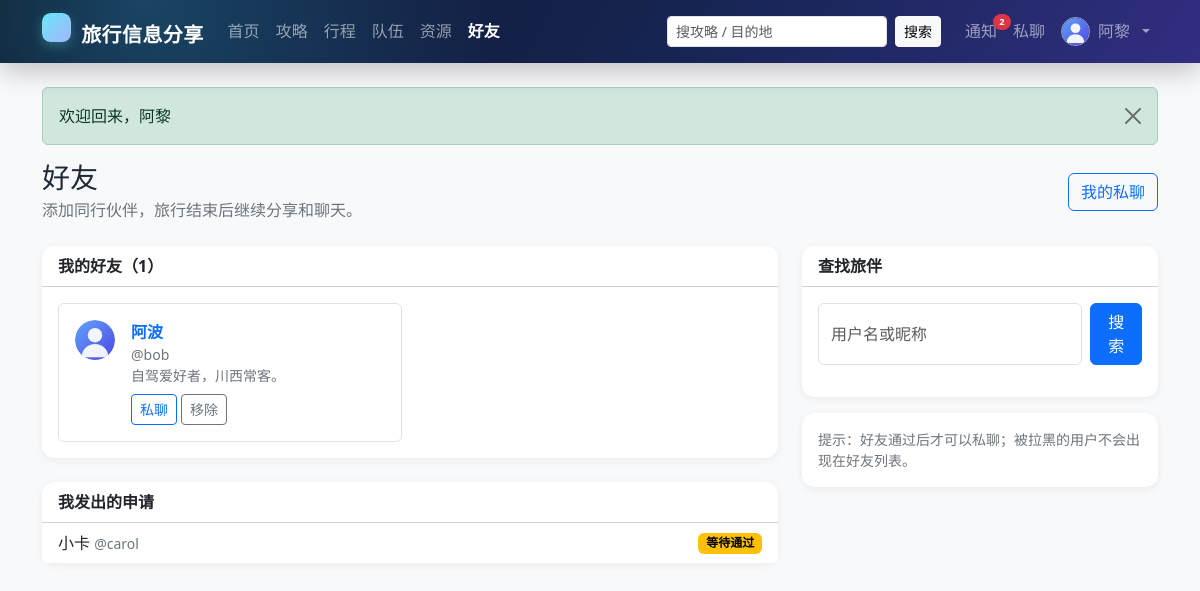
Screenshot of /friends.php (signed in) with the database file from the repository.
### tables this page shows
CREATE TABLE `user` (
  `id`            INT UNSIGNED NOT NULL AUTO_INCREMENT COMMENT '用户ID',
  `username`      VARCHAR(50)  NOT NULL                COMMENT '登录名，唯一',
  `password_hash` VARCHAR(255) NOT NULL                COMMENT 'password_hash() 生成的密码散列',
  `nickname`      VARCHAR(50)  NOT NULL                COMMENT '昵称',
  `avatar`        VARCHAR(500) DEFAULT NULL             COMMENT '头像URL',
  `gender`        ENUM('unknown','male','female','other') NOT NULL DEFAULT 'unknown' COMMENT '性别',
  `email`         VARCHAR(100) DEFAULT NULL             COMMENT '邮箱，唯一（可为空）',
  `phone`         VARCHAR(20)  DEFAULT NULL             COMMENT '手机号',
  `intro`         VARCHAR(500) DEFAULT NULL             COMMENT '个人简介',
  `role`          ENUM('user','admin') NOT NULL DEFAULT 'user'   COMMENT '角色',
  `status`        ENUM('active','disabled') NOT NULL DEFAULT 'active' COMMENT '账号状态',
  `created_at`    DATETIME NOT NULL DEFAULT CURRENT_TIMESTAMP,
  `updated_at`    DATETIME NOT NULL DEFAULT CURRENT_TIMESTAMP ON UPDATE CURRENT_TIMESTAMP,
  PRIMARY KEY (`id`),
  UNIQUE KEY `uk_user_username` (`username`),
  UNIQUE KEY `uk_user_email` (`email`),
  KEY `idx_user_role_status` (`role`,`status`),
  KEY `idx_user_nickname` (`nickname`),
  CONSTRAINT `chk_user_username_len` CHECK (CHAR_LENGTH(`username`) BETWEEN 3 AND 50),
  CONSTRAINT `chk_user_nickname_len` CHECK (CHAR_LENGTH(`nickname`) BETWEEN 1 AND 50)
);

CREATE TABLE `friendship` (
  `id`         INT UNSIGNED NOT NULL AUTO_INCREMENT,
  `user_id`    INT UNSIGNED NOT NULL COMMENT '发起方',
  `friend_id`  INT UNSIGNED NOT NULL COMMENT '接收方',
  `status`     ENUM('pending','accepted','blocked') NOT NULL DEFAULT 'pending' COMMENT '待确认/已接受/已拉黑',
  `created_at` DATETIME NOT NULL DEFAULT CURRENT_TIMESTAMP,
  `updated_at` DATETIME NOT NULL DEFAULT CURRENT_TIMESTAMP ON UPDATE CURRENT_TIMESTAMP,
  PRIMARY KEY (`id`),
  UNIQUE KEY `uk_friendship_pair` (`user_id`,`friend_id`),
  KEY `idx_friendship_friend` (`friend_id`,`status`),
   
   
  CONSTRAINT `fk_friendship_user`   FOREIGN KEY (`user_id`)   REFERENCES `user` (`id`) ON DELETE RESTRICT ON UPDATE RESTRICT,
  CONSTRAINT `fk_friendship_friend` FOREIGN KEY (`friend_id`) REFERENCES `user` (`id`) ON DELETE RESTRICT ON UPDATE RESTRICT,
  CONSTRAINT `chk_friendship_not_self` CHECK (`user_id` <> `friend_id`)
);

### app/helpers.php (called while the page is built, shortened)
<?php
function config(string $path, mixed $default = null): mixed
{
    $value = $GLOBALS['config'] ?? [];
    foreach (explode('.', $path) as $key) {
        $value = $value[$key];
    }
    return $value;
}
function e(mixed $value): string
{
    return htmlspecialchars((string) $value, ENT_QUOTES | ENT_SUBSTITUTE, 'UTF-8');
}
function url(string $path = ''): string
{
    $base = rtrim((string) config('site.base_url', ''), '/');
    return $base . '/' . ltrim($path, '/');
}
function flashes(): array
{
    $items = $_SESSION['flash'] ?? [];
    return $items;
}
function excerpt(?string $text, int $length = 90): string
{
    $plain = trim(strip_tags((string) $text));
    if (mb_strlen($plain, 'UTF-8') <= $length) {
        return $plain;
    }
    return mb_substr($plain, 0, $length, 'UTF-8') . '…';
}
function avatar_url(?string $avatar): string
{
    return url('/assets/avatar.svg');
}

### app/auth.php (called while the page is built, shortened)
<?php
function current_user(): ?array
{
    static $cache = [];
    $id = (int) $_SESSION['user_id'];
    if (array_key_exists($id, $cache)) {
        return $cache[$id];
    }
    $user = db_one(
        'SELECT * FROM `user` WHERE `id` = ? AND `status` = "active" LIMIT 1',
        [$id]
    );
    return $cache[$id] = $user;
}
function require_login(): void
{
    if (current_user() !== null) {
        return;
    }
}
function unread_notifications_count(): int
{
    $user = current_user();
    return (int) db_val(
        'SELECT COUNT(*) FROM `notification` WHERE `user_id` = ? AND `is_read` = 0',
        [$user['id']]
    );
}

### app/db.php (called while the page is built, shortened)
<?php
function db(): PDO
{
    static $pdo = null;
    if ($pdo instanceof PDO) {
        return $pdo;
    }
    $c = config('db');
    $dsn = sprintf(
        'mysql:host=%s;port=%d;dbname=%s;charset=%s',
        $c['host'],
        (int) $c['port'],
        $c['name'],
        $c['charset']
    );
    $pdo = new PDO($dsn, $c['user'], $c['pass'], [
        PDO::ATTR_ERRMODE            => PDO::ERRMODE_EXCEPTION,
        PDO::ATTR_DEFAULT_FETCH_MODE => PDO::FETCH_ASSOC,
        PDO::ATTR_EMULATE_PREPARES   => false,
        PDO::ATTR_STRINGIFY_FETCHES  => false,
    ]);
    $pdo->exec("SET time_zone = '+08:00'");
    return $pdo;
}
function db_all(string $sql, array $params = []): array
{
    $stmt = db()->prepare($sql);
    $stmt->execute($params);
    return $stmt->fetchAll();
}
function db_one(string $sql, array $params = []): ?array
{
    $stmt = db()->prepare($sql);
    $stmt->execute($params);
    $row = $stmt->fetch();
    return $row === false ? null : $row;
}
function db_val(string $sql, array $params = []): mixed
{
    $stmt = db()->prepare($sql);
    $stmt->execute($params);
    return $stmt->fetchColumn();
}

### public/friends.php (the view, shortened to what this page needs)
<?php
require_login();
$me = current_user();
$uid = (int) $me['id'];
$friends = db_all(
    'SELECT u.*, f.`user_id` AS `requester_id`
     FROM `friendship` f
     JOIN `user` u ON u.`id` = IF(f.`user_id` = ?, f.`friend_id`, f.`user_id`)
     WHERE f.`status` = "accepted" AND (f.`user_id` = ? OR f.`friend_id` = ?)
     ORDER BY u.`nickname`',
    [$uid, $uid, $uid]
);
$outgoing = db_all(
    'SELECT f.`id` AS `friendship_id`, f.`friend_id` AS `target_id`, u.*
     FROM `friendship` f JOIN `user` u ON u.`id` = f.`friend_id`
     WHERE f.`user_id` = ? AND f.`status` = "pending"
     ORDER BY f.`created_at` DESC',
    [$uid]
);
$activeNav = 'friends';
require APP_ROOT . '/app/views/header.php';
?>
<div class="d-flex flex-column flex-sm-row justify-content-between align-items-sm-center gap-2 mb-4">
    <div>
        <h1 class="h3 mb-1">好友</h1>
        <p class="text-secondary mb-0">添加同行伙伴，旅行结束后继续分享和聊天。</p>
    </div>
    <a class="btn btn-outline-primary" href="<?= e(url('/messages.php')) ?>">我的私聊</a>
</div>
<div class="row g-4">
    <div class="col-lg-8">
        <div class="card border-0 shadow-sm">
            <div class="card-header bg-white fw-semibold">我的好友（<?= count($friends) ?>）</div>
            <div class="card-body">
                <div class="row g-3">
                    <?php foreach ($friends as $friend): ?>
                        <div class="col-md-6">
                            <div class="border rounded p-3 h-100 d-flex gap-3">
                                <img class="avatar" src="<?= e(avatar_url($friend['avatar'])) ?>" alt="">
                                <div class="flex-grow-1">
                                    <a class="fw-semibold text-decoration-none" href="<?= e(url('/profile.php?id=' . (int) $friend['id'])) ?>"><?= e($friend['nickname']) ?></a>
                                    <div class="small text-secondary">@<?= e($friend['username']) ?></div>
                                    <div class="small text-secondary mb-2"><?= e(excerpt($friend['intro'] ?? '', 45)) ?></div>
                                    <div class="d-flex gap-1">
                                        <a class="btn btn-sm btn-outline-primary" href="<?= e(url('/messages.php?with=' . (int) $friend['id'])) ?>">私聊</a>
                                        <form method="post" onsubmit="return confirm('解除与 <?= e($friend['nickname']) ?> 的好友关系？');">
                                            <button class="btn btn-sm btn-outline-secondary" type="submit">移除</button>
                                        </form>
                                    </div>
                                </div>
                            </div>
                        </div>
                    <?php endforeach; ?>
                </div>
            </div>
        </div>
        <?php if ($outgoing): ?>
            <div class="card border-0 shadow-sm mt-4">
                <div class="card-header bg-white fw-semibold">我发出的申请</div>
                <div class="list-group list-group-flush">
                    <?php foreach ($outgoing as $item): ?>
                        <div class="list-group-item d-flex justify-content-between align-items-center">
                            <span><?= e($item['nickname']) ?> <span class="small text-secondary">@<?= e($item['username']) ?></span></span>
                            <span class="badge text-bg-warning">等待通过</span>
                        </div>
                    <?php endforeach; ?>
                </div>
            </div>
        <?php endif; ?>
    </div>
    <div class="col-lg-4">
        <div class="card border-0 shadow-sm">
            <div class="card-header bg-white fw-semibold">查找旅伴</div>
            <div class="card-body">
                <form method="get" class="d-flex gap-2 mb-3">
                    <input class="form-control" name="q" value="<?= e($q) ?>" placeholder="用户名或昵称">
                    <button class="btn btn-primary" type="submit">搜索</button>
                </form>
            </div>
        </div>
        <div class="card border-0 shadow-sm mt-3">
            <div class="card-body small text-secondary">
                提示：好友通过后才可以私聊；被拉黑的用户不会出现在好友列表。
            </div>
        </div>
    </div>
</div>
<?php require APP_ROOT . '/app/views/footer.php'; ?>

### app/views/header.php (shortened to what this page needs)
<?php
$me = current_user();
$notifCount = unread_notifications_count();
$activeNav = $activeNav ?? '';
$q = (string) ($_GET['q'] ?? '');
?>
<!doctype html>
<html lang="zh-CN">
<head>
    <link rel="stylesheet" href="<?= e(url('/assets/bootstrap.min.css')) ?>">
    <link rel="stylesheet" href="<?= e(url('/assets/style.css')) ?>">
</head>
<body class="d-flex flex-column min-vh-100 bg-body-tertiary">
<nav class="navbar navbar-expand-lg navbar-dark app-navbar sticky-top">
    <div class="container">
        <a class="navbar-brand fw-bold" href="<?= e(url('/index.php')) ?>">
            <span class="brand-mark"></span> 旅行信息分享
        </a>
        <div class="collapse navbar-collapse" id="mainNav">
            <ul class="navbar-nav me-auto mb-2 mb-lg-0">
                <li class="nav-item"><a class="nav-link <?= $activeNav === 'home' ? 'active' : '' ?>" href="<?= e(url('/index.php')) ?>">首页</a></li>
                <li class="nav-item"><a class="nav-link <?= $activeNav === 'guides' ? 'active' : '' ?>" href="<?= e(url('/guides.php')) ?>">攻略</a></li>
                <li class="nav-item"><a class="nav-link <?= $activeNav === 'trips' ? 'active' : '' ?>" href="<?= e(url('/trips.php')) ?>">行程</a></li>
                <li class="nav-item"><a class="nav-link <?= $activeNav === 'teams' ? 'active' : '' ?>" href="<?= e(url('/teams.php')) ?>">队伍</a></li>
                <li class="nav-item"><a class="nav-link <?= $activeNav === 'resources' ? 'active' : '' ?>" href="<?= e(url('/resources.php')) ?>">资源</a></li>
                <?php if ($me !== null): ?>
                    <li class="nav-item"><a class="nav-link <?= $activeNav === 'friends' ? 'active' : '' ?>" href="<?= e(url('/friends.php')) ?>">好友</a></li>
                <?php endif; ?>
            </ul>
            <form class="d-flex me-lg-3 my-2 my-lg-0" role="search" action="<?= e(url('/guides.php')) ?>" method="get">
                <input class="form-control form-control-sm me-2" type="search" name="q" value="<?= e($q) ?>" placeholder="搜攻略 / 目的地" aria-label="搜索攻略">
                <button class="btn btn-sm btn-light" type="submit">搜索</button>
            </form>
            <ul class="navbar-nav align-items-lg-center">
                <?php if ($me !== null): ?>
                    <li class="nav-item">
                        <a class="nav-link position-relative" href="<?= e(url('/notifications.php')) ?>" title="通知">
                            通知
                            <?php if ($notifCount > 0): ?><span class="badge rounded-pill text-bg-danger nav-badge"><?= $notifCount ?></span><?php endif; ?>
                        </a>
                    </li>
                    <li class="nav-item">
                        <a class="nav-link position-relative" href="<?= e(url('/messages.php')) ?>" title="私聊">
                            私聊
                        </a>
                    </li>
                    <li class="nav-item dropdown">
                        <a class="nav-link dropdown-toggle d-flex align-items-center gap-2" href="#" role="button" data-bs-toggle="dropdown" aria-expanded="false">
                            <img src="<?= e(avatar_url($me['avatar'])) ?>" alt="" class="rounded-circle nav-avatar">
                            <span><?= e($me['nickname']) ?></span>
                        </a>
                    </li>
                <?php else: ?>
                    <li class="nav-item"><a class="nav-link" href="<?= e(url('/login.php')) ?>">登录</a></li>
                    <li class="nav-item"><a class="btn btn-sm btn-light ms-lg-2" href="<?= e(url('/register.php')) ?>">注册</a></li>
                <?php endif; ?>
            </ul>
        </div>
    </div>
</nav>
<main class="container py-4 flex-grow-1">
    <?php foreach (flashes() as $item): ?>
        <div class="alert alert-<?= e($item['type']) ?> alert-dismissible fade show" role="alert">
            <?= e($item['message']) ?>
            <button type="button" class="btn-close" data-bs-dismiss="alert" aria-label="关闭"></button>
        </div>
    <?php endforeach; ?>

### public/assets/style.css (style rules this page uses)
:root { --brand: #0d6efd; --ink: #1f2937; --muted: #6b7280; }
body { background: #f5f7fa; color: var(--ink); }
a { text-decoration: none; }
.navbar-brand { letter-spacing: .02em; }
.navbar .nav-link.active { color: #fff !important; font-weight: 700; }
.app-navbar { background: radial-gradient(circle at 12% 0%, rgba(56, 189, 248, .28), transparent 34%), linear-gradient(120deg, #0b1220 0%, #172554 58%, #312e81 100%); box-shadow: 0 .55rem 1.6rem rgba(2, 6, 23, .22); }
.app-navbar .navbar-brand { color: #fff; }
.brand-mark { display: inline-flex; align-items: center; justify-content: center; width: 1.8rem; height: 1.8rem; margin-right: .3rem; border-radius: .55rem; background: linear-gradient(135deg, #67e8f9, #a5b4fc); color: #0b1220; font-weight: 800; box-shadow: 0 .25rem .75rem rgba(103, 232, 249, .28); }
.nav-avatar { width: 1.8rem; height: 1.8rem; object-fit: cover; border: 1px solid rgba(255, 255, 255, .55); }
.nav-badge { position: absolute; top: .15rem; right: -.35rem; font-size: .58rem; line-height: 1; }
.app-navbar form .btn { white-space: nowrap; flex: 0 0 auto; }
.card { border-radius: .8rem; }
.card-header { border-top-left-radius: .8rem !important; border-top-right-radius: .8rem !important; }
.shadow-sm { box-shadow: 0 .125rem .5rem rgba(15, 23, 42, .06) !important; }
.avatar { width: 40px; height: 40px; border-radius: 50%; object-fit: cover; background: #e9ecef; flex: 0 0 auto; }

### rows the page displays
user: nickname "阿黎"
friendship: friend.nickname "小卡", friend.username "carol"

### other values shown
$notifCount "2"
$item['message'] "欢迎回来，阿黎"
count($friends) "1"
$friend['nickname'] "阿波"
$friend['username'] "bob"
excerpt($friend['intro'] ?? '', 45) "自驾爱好者，川西常客。"
